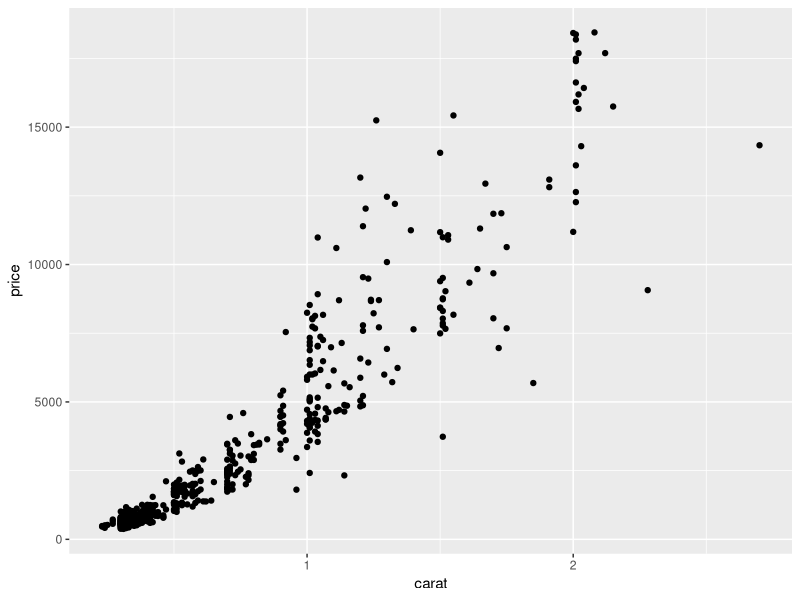
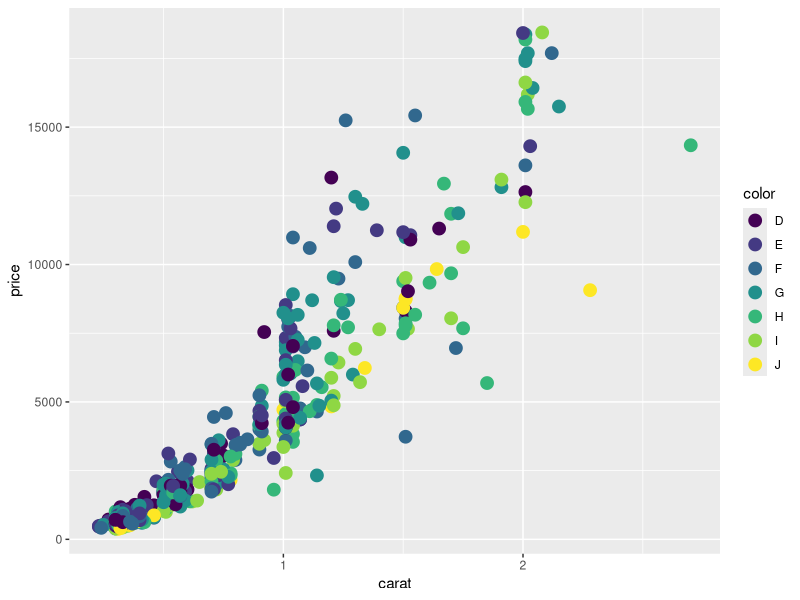
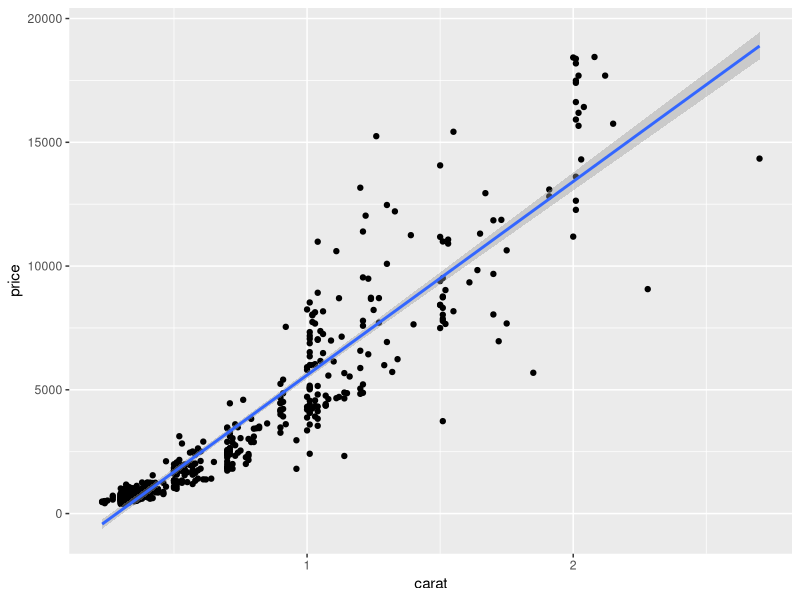
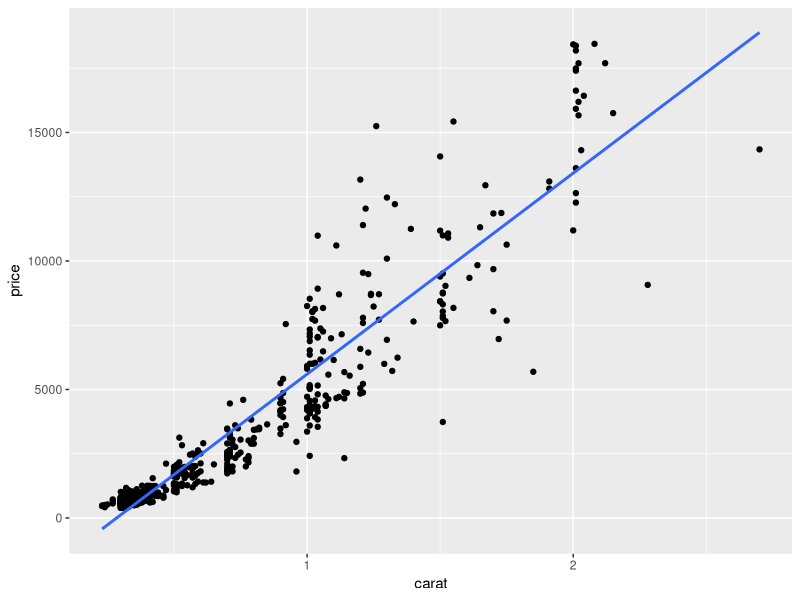
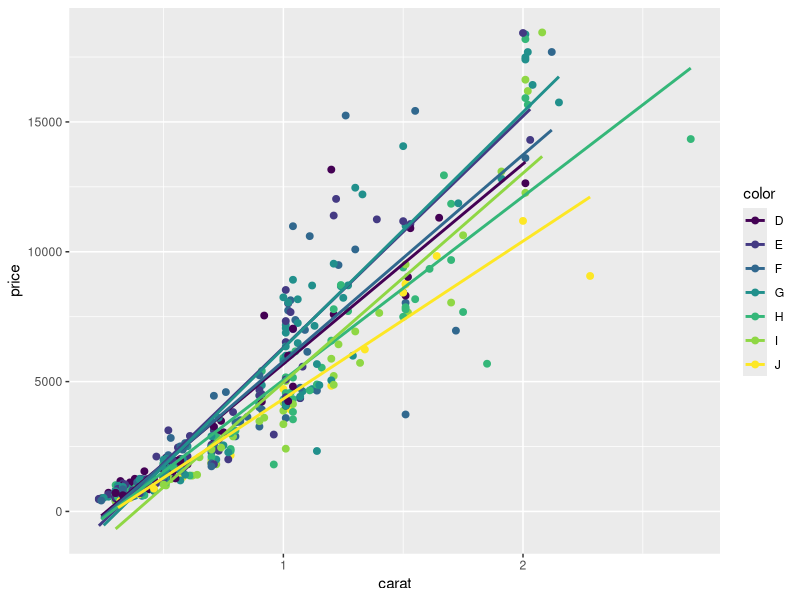
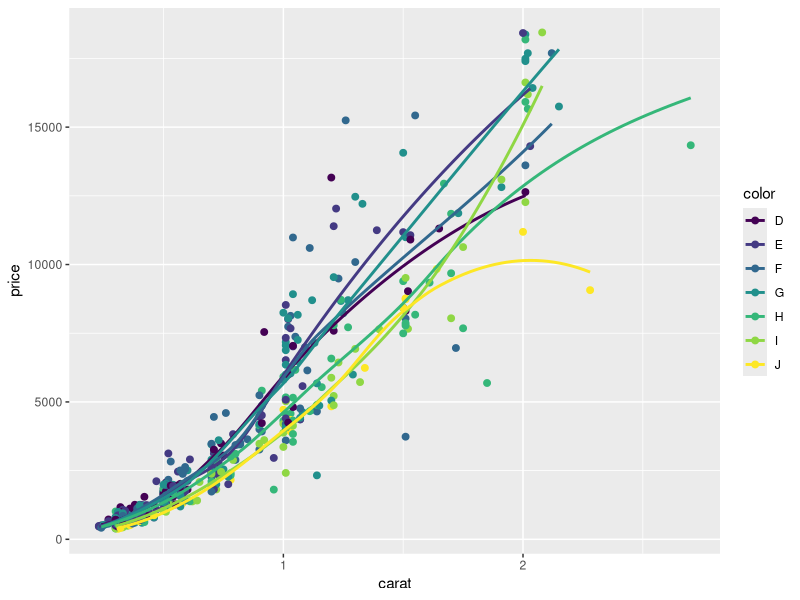
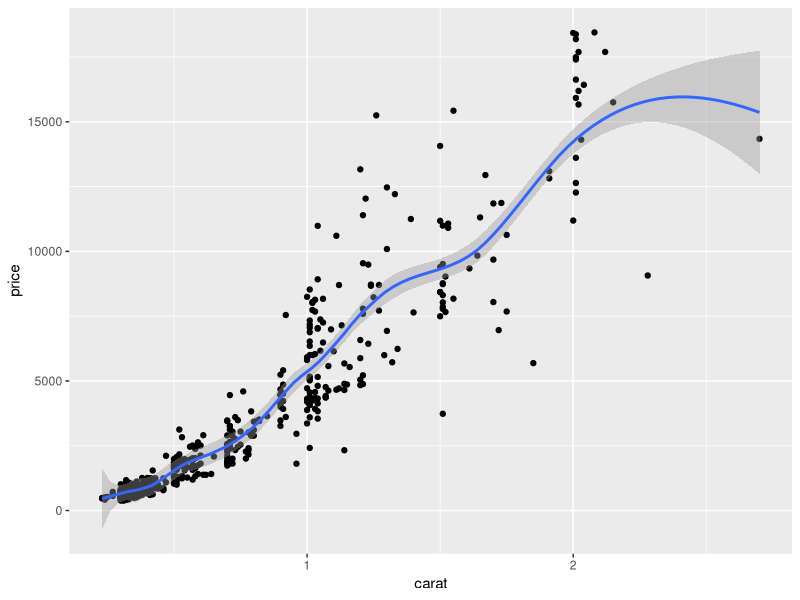
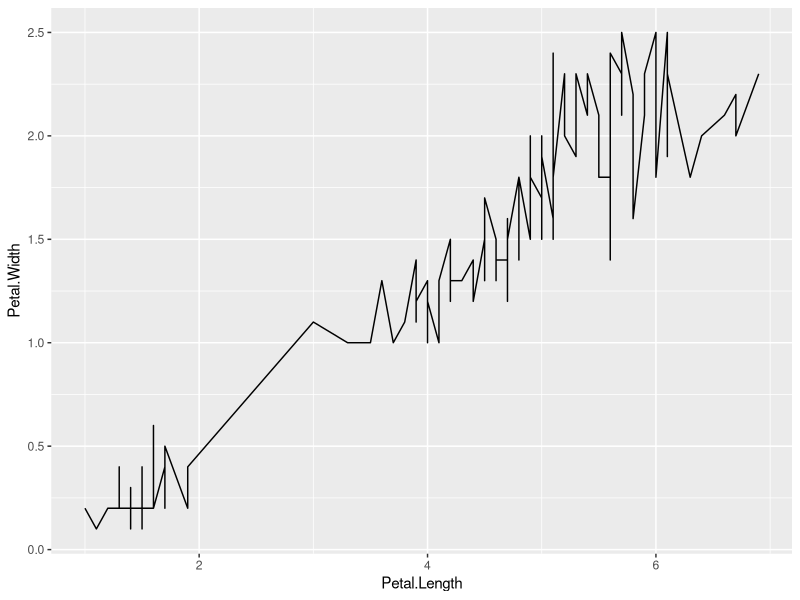

Source code (R) for these figures, in order:
# file     : r_data_science_advcanced_03_ggplot2.R
# title    : 3.圖形文法繪圖
# author   : Ming-Chang Lee
# date     : 2025.07.26
# YouTube  : https://www.youtube.com/@alan9956
# RWEPA    : http://rwepa.blogspot.tw/
# GitHub   : https://github.com/rwepa
# Email    : alan9956@gmail.com

# 大綱 -----
# 3.圖形文法繪圖
# 3.1 認識ggplot2套件
# 3.2 熟悉開放資料集於ggplot2應用

# 套件總覽

# 🌸 3.圖形文法繪圖 -----

# 🌸 3.1 認識ggplot2套件 -----

# 載入套件
library(ggplot2)

# ?diamonds

# 資料結構
str(diamonds) # 53940*10

# 設定亂數種子，使用大於或等於1整數
set.seed(168)

# 使用 sample函數自所有列數隨機抽取500筆資料
dsmall <- diamonds[sample(nrow(diamonds), 500),]

# 顯示結果
dsmall # 500*10

# ggplot: 散佈圖
p <- ggplot(data=dsmall, mapping=aes(carat, price)) +
  geom_point()
p

# ggplot: 群組散佈圖
p <- ggplot(data=dsmall, mapping=aes(carat, price, color=color)) + # 等號左側color表示群組參數，右側color表示變數名稱
  geom_point(size=4)
p

# ggplot: 散點圖+線性迴歸+95%信賴區間
p <- ggplot(dsmall, aes(carat, price)) + 
  geom_point() +
  geom_smooth(method="lm")
p

# ggplot: 散點圖+線性迴歸+不顯示信賴區間
ggplot(dsmall, aes(carat, price)) + 
  geom_point() +
  geom_smooth(method="lm", se=FALSE)

# ggplot: 散點圖+群組lm
ggplot(dsmall, aes(carat, price, group=color)) + 
  geom_point(aes(color=color), size=2) + 
  geom_smooth(aes(color=color), method="lm", se=FALSE)

# ggplot: 散點圖+群組loess
ggplot(dsmall, aes(carat, price, group=color)) + 
  geom_point(aes(color=color), size=2) + 
  geom_smooth(aes(color=color), method="loess", se=FALSE)

# ggplot: 散點圖+span
ggplot(dsmall, aes(carat, price)) +
  geom_point() + 
  geom_smooth(span = 0.3)

# ggplot: 線圖
ggplot(iris, aes(Petal.Length, Petal.Width)) +
  geom_line()

# ggplot: 線圖+群組+顏色
ggplot(iris, aes(Petal.Length, Petal.Width, group=Species, color=Species)) + # group: 群組
  geom_line()

# ggplot: 線圖+分面畫圖
ggplot(iris, aes(Sepal.Length, Sepal.Width)) + 
  geom_line(aes(color=Species), size=1) + 
  facet_wrap(~Species, ncol=1)

# ggplot: 線圖+分面
ggplot(iris, aes(Sepal.Length, Sepal.Width)) +
  geom_line(aes(color=Species), size=1) + 
  facet_wrap(~Species, ncol=1) +
  theme_minimal()
# theme_ 設定繪圖風格，例：theme_gray、theme_bw、theme_minimal、theme_classic，參考`?theme_classic`

# ggplot2 雙軸(Y1,Y2)繪圖 -----
# http://rwepa.blogspot.com/2017/09/ggplot2-2y-packagelist.html

# ggplot2-新增數學式-以迴歸分析模型為例 -----
# http://rwepa.blogspot.com/2020/09/ggplot2-equation.html

# 弦圖 (Chord diagram) -----
# 參考: http://rwepa.blogspot.com/2019/10/chord-diagram.html

# 🌸 3.2 熟悉開放資料集於ggplot2應用 -----

# ChatGPT: 模擬10萬筆台積電公司製程不良率資料, 資料至少包括年月日時間, location, 批號, 生產量, 使用 dplyr, ggplot2 套件進行資料預處理分析, 視覺化分析.

# 載入套件
library(dplyr)
library(ggplot2)

# 設定資料集大小
datasize <- 100000

# 亂數種子
set.seed(123)

# 建立模擬製程資料
df <- data.frame(
  id = 1:datasize,
  year = sample(2019:2024, size = datasize, replace = TRUE),
  month = sample(1:12, size = datasize, replace = TRUE),
  day = sample(1:31, size = datasize, replace = TRUE),
  location = sample(c("台中", "高雄", "新竹"), size = datasize, replace = TRUE),
  batch_number = paste0("Batch", sample(1:10, size = datasize, replace = TRUE)),
  production_volume = runif(datasize, min = 0.001, max = 100),
  defect_rate = rnorm(datasize, mean = 0.05, sd = 0.01)
)

# 轉換為 tbl_df
df <- tibble::as_tibble(df)

# 類別
class(df) # "tbl_df" "tbl" "data.frame"

df

# 新增製程日期變數
df <- df %>%
  mutate(process_date = as.Date(paste0(year, "/", month, "/", day)))

df

# 計算每日平均不良率
df_summary <- df %>%
  group_by(process_date) %>%
  summarise(AvgDefectRate = mean(defect_rate))

# 刪除NA值
df_summary <- df_summary %>%
  na.omit()
  
df_summary

# 資料結構
str(df_summary) # 2191*2

# 資料摘要
summary(df_summary)

# 前6筆資料
head(df_summary)

# 後6筆資料
tail(df_summary)

# 顯示資料
df_summary

# 使用ggplot2 資料視覺化
ggplot(df_summary, aes(x = process_date, y = AvgDefectRate)) +
  geom_line()

# 發現什麼樣式 (patterns) --> NONE
# Try: 優化視覺化結果, 加入平均線

# geom_hline()   水平線
# geom_abline()  迴歸線
# geom_vline()   垂直線
# geom_segment() 線段

# 加上平均線     geom_hline
# X, Y座標軸標題 xlab, ylab
# 主標題         ggtitle
# 文字說明

ggplot(df_summary, aes(x = process_date, y = AvgDefectRate)) +
  geom_line() +
  geom_hline(yintercept=mean(df_summary$AvgDefectRate), 
             linetype="dotdash",
             color = "red",
             linewidth=0.8) +
  xlab("時間") + 
  ylab("不良率") +
  ggtitle("RWEPA公司產品不良率每日統計圖") +
  theme(plot.title = element_text(hjust = 0.5)) +  # 置中對齊
  annotate(geom="text", 
           x=as.Date("2021/01/01"), 
           y=0.0505, 
           label=paste0("平均值=", round(mean(df_summary$AvgDefectRate), 5)),
           color="red",
           size=10)

# Try: 分面_年群組分析 -----
# lubridate: 日期時間處理套件

library(lubridate)

df_summary <- df_summary %>%
  mutate(year=factor(year(process_date))) # facet_wrap函數使用factor物件會自動改為預設彩色

# 1.分面_年群組繪圖
ggplot(df_summary, aes(process_date, AvgDefectRate)) +
  geom_line(aes(color=year), size=0.6) +
  facet_wrap(~year)

# 2.分面_年群組繪圖1行-群組在上方
ggplot(df_summary, aes(process_date, AvgDefectRate)) +
  geom_line(aes(color=year), size=0.6) + 
  facet_wrap(~year, ncol=1)

# 3.分面_年群組繪圖1行-群組在右方
ggplot(df_summary, aes(process_date, AvgDefectRate)) +
  geom_line(aes(color=year), size=0.6) + 
  facet_grid(year ~ .)

# 4.分面_年群組繪圖1行-群組在上方-優化結果
ggplot(df_summary, aes(process_date, AvgDefectRate)) +
  geom_line(aes(color=year), size=0.6) + 
  facet_wrap(~year, ncol=1)

# Try: 分面_月群組分析 -----
df_month <- df %>%
  mutate(yearmonth=as_date(paste(year, month, "01", sep = "-"))) %>%
  group_by(yearmonth) %>%
  summarise(AvgDefectRate = mean(defect_rate))

# 產品不良率每月統計圖-多行多列
df_month %>%
  mutate(month=as.factor(month(yearmonth)), year=as.factor(year(yearmonth))) %>%
  ggplot(aes(x=month , y=AvgDefectRate , color=year)) +
  geom_line(aes(group = 1), size=2) +
  labs(x = "月份", y = "不良率") +
  facet_wrap(~year) +
  ggtitle("RWEPA公司2019年~2024年產品不良率每月統計圖") +
  theme(axis.text.x = element_text(angle = 45,
                                   vjust = 0.5,
                                   hjust = 1))

# 產品不良率每月統計圖-1行
df_month %>%
  mutate(month=as.factor(month(yearmonth)), year=as.factor(year(yearmonth))) %>%
  ggplot(aes(x=month , y=AvgDefectRate , color=year)) +
  geom_line(aes(group = 1), size=2) +
  labs(x = "月份", y = "不良率") +
  facet_wrap(~year, ncol=1) +
  ggtitle("RWEPA公司2019年~2024年產品不良率每月統計圖") +
  theme(axis.text.x = element_text(angle = 45,
                                   vjust = 0.5,
                                   hjust = 1))

# 產品不良率每月統計圖-1列
df_month %>%
  mutate(month=as.factor(month(yearmonth)), year=as.factor(year(yearmonth))) %>%
  ggplot(aes(x=month , y=AvgDefectRate , color=year)) +
  geom_line(aes(group = 1), size=2) +
  labs(x = "月份", y = "不良率") +
  facet_wrap(~year, ncol=6) +
  ggtitle("RWEPA公司2018年~2023年產品不良率每月統計圖") +
  theme(axis.text.x = element_text(angle = 45,
                                   vjust = 0.5,
                                   hjust = 1))

# Try: 分面_location群組分析 -----

# 資料集願望清單 -----
# 參考: https://github.com/rwepa/r_data_scientist/blob/main/r_training_advanced_ppt_codes_2025/r_data_science_advcanced_02_dplyr.R#L165

# 🌸 參考資料 -----

# RWEPA
# http://rwepa.blogspot.com/

# iPAS-R-tutorial
# https://github.com/rwepa/ipas_bda/blob/main/ipas-r-program.R

# R入門資料分析與視覺化應用教學(付費)
# https://mastertalks.tw/products/r?ref=MCLEE

# R商業預測與應用(付費)
# https://mastertalks.tw/products/r-2?ref=MCLEE 
# end
# 謝謝您的聆聽 , Q & A